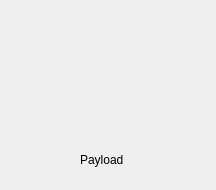
<?xml version="1.0" encoding="UTF-8"?>
<ui version="4.0">
 <class>tlEditFeature</class>
 <widget class="QDialog" name="tlEditFeature">
  <property name="geometry">
   <rect>
    <x>0</x>
    <y>0</y>
    <width>216</width>
    <height>190</height>
   </rect>
  </property>
  <property name="sizePolicy">
   <sizepolicy hsizetype="Preferred" vsizetype="Preferred">
    <horstretch>0</horstretch>
    <verstretch>0</verstretch>
   </sizepolicy>
  </property>
  <property name="maximumSize">
   <size>
    <width>500</width>
    <height>16777215</height>
   </size>
  </property>
  <property name="windowTitle">
   <string>Edit Feature</string>
  </property>
  <property name="toolTip">
   <string>&lt;html&gt;&lt;head/&gt;&lt;body&gt;&lt;p&gt;Add Feature&lt;/p&gt;&lt;p&gt;&lt;br/&gt;&lt;/p&gt;&lt;/body&gt;&lt;/html&gt;</string>
  </property>
  <property name="text" stdset="0">
   <string>Edit Feature</string>
  </property>
  <widget class="QDockWidget" name="dockWidget">
   <property name="enabled">
    <bool>true</bool>
   </property>
   <property name="geometry">
    <rect>
     <x>0</x>
     <y>0</y>
     <width>481</width>
     <height>200</height>
    </rect>
   </property>
   <widget class="QWidget" name="dockWidgetContents">
    <widget class="QLabel" name="payload">
     <property name="geometry">
      <rect>
       <x>80</x>
       <y>110</y>
       <width>101</width>
       <height>61</height>
      </rect>
     </property>
     <property name="toolTip">
      <string>&lt;html&gt;&lt;head/&gt;&lt;body&gt;&lt;p&gt;Hide from layer - payload values will only be visible via Features under the Broker (double click on a broker within the legend)&lt;/p&gt;&lt;/body&gt;&lt;/html&gt;</string>
     </property>
     <property name="text">
      <string>Payload</string>
     </property>
    </widget>
    <widget class="QLabel" name="symbol">
     <property name="geometry">
      <rect>
       <x>30</x>
       <y>10</y>
       <width>128</width>
       <height>128</height>
      </rect>
     </property>
     <property name="minimumSize">
      <size>
       <width>128</width>
       <height>128</height>
      </size>
     </property>
     <property name="maximumSize">
      <size>
       <width>128</width>
       <height>128</height>
      </size>
     </property>
     <property name="toolTip">
      <string>&lt;html&gt;&lt;head/&gt;&lt;body&gt;&lt;p&gt;Hide from layer - payload values will only be visible via Features under the Broker (double click on a broker within the legend)&lt;/p&gt;&lt;/body&gt;&lt;/html&gt;</string>
     </property>
     <property name="text">
      <string/>
     </property>
    </widget>
   </widget>
  </widget>
 </widget>
 <resources/>
 <connections/>
</ui>
